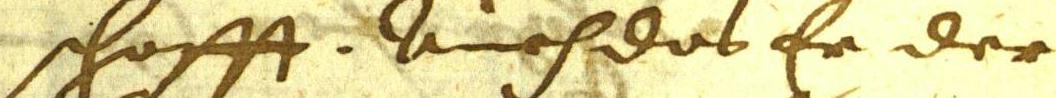
#> input picture htrvt/example/test_1.jpeg, 1056 x 98 px
$ python -i preprocessing.py   (imports and definitions only)
#> lines starting #> are read from the running program, lines starting #| are printed output that depends on the picture; after the words box and inside, x2 and y2 are one past the last pixel; in counts of white or black regions, pixels touching at a corner belong together
import cv2
import numpy as np
import logging
from typing import Tuple

class Preprocessor:
    """
    Converts a raw full-page handwritten image into a clean binary image
    ready for line segmentation.
    Steps: grayscale → denoise → adaptive threshold → deskew
    """

    def __init__(
        self,
        blur_kernel: Tuple[int, int] = (3, 3),
        block_size: int = 25,
        c_constant: int = 10,
        deskew: bool = True,
    ):
        self.blur_kernel = blur_kernel
        self.block_size = block_size
        self.c_constant = c_constant
        self.deskew = deskew
        self._log = logging.getLogger(self.__class__.__name__)

    def process(self, image_path: str) -> Tuple[np.ndarray, np.ndarray]:
        """
        Returns (binary_image, original_gray) both as numpy arrays (H, W).
        """
#> called with image_path = '../htrvt/example/test_1.jpeg'
        self._log.info(f"Loading image: {image_path}")
        bgr = cv2.imread(image_path)
#> bgr is the input picture: shape (98, 1056, 3); mean B, G, R 149.5, 206.5, 217.4
        if bgr is None:
            raise FileNotFoundError(f"Cannot read image at: {image_path}")

        gray = cv2.cvtColor(bgr, cv2.COLOR_BGR2GRAY)
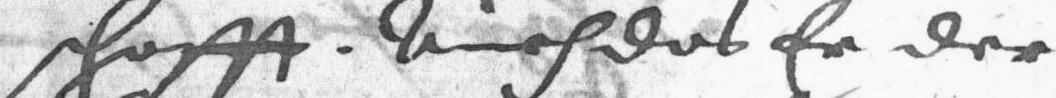
#> gray: shape (98, 1056); min 39, max 251, mean 203.3
        self._log.debug(f"  Grayscale shape: {gray.shape}")

        denoised = cv2.GaussianBlur(gray, self.blur_kernel, 0)

        binary = cv2.adaptiveThreshold(
            denoised,
            maxValue=255,
            adaptiveMethod=cv2.ADAPTIVE_THRESH_GAUSSIAN_C,
            thresholdType=cv2.THRESH_BINARY_INV,
            blockSize=self.block_size,
            C=self.c_constant,
        )
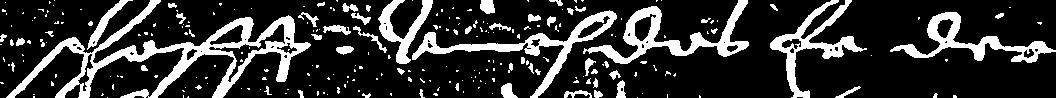
#> binary: shape (98, 1056); 19.9% white; 250 white regions (192 under 20 px), largest, box (x1, y1, x2, y2) and area: (6, 0, 311, 98) 6109, (583, 0, 749, 64) 2607, (412, 10, 617, 98) 2494
        self._log.debug("  Adaptive thresholding applied")

        binary = self._remove_noise(binary)

        if self.deskew:
            angle = self._estimate_skew(binary)
            self._log.info(f"  Estimated skew angle: {angle:.2f}°")
            binary = self._rotate(binary, angle)
            gray = self._rotate(gray, angle)

        return binary, gray

    def _remove_noise(self, binary: np.ndarray) -> np.ndarray:
        kernel = cv2.getStructuringElement(cv2.MORPH_RECT, (2, 2))
        opened = cv2.morphologyEx(binary, cv2.MORPH_OPEN, kernel, iterations=1)
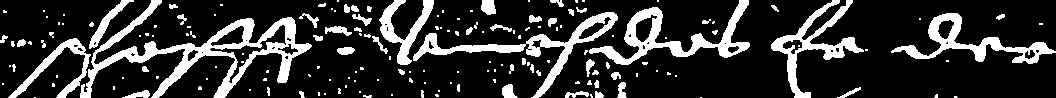
#> opened: shape (98, 1056); 19.4% white; 169 white regions (108 under 20 px), largest, box (x1, y1, x2, y2) and area: (80, 0, 312, 98) 4895, (589, 0, 750, 65) 2600, (413, 12, 618, 98) 2478
        return opened

    def _estimate_skew(self, binary: np.ndarray) -> float:
        coords = np.column_stack(np.where(binary > 0))
#> coords = 20115 pairs, first value 0 to 97, second value 0 to 1055
        if coords.shape[0] < 10:
            return 0.0
        angle = cv2.minAreaRect(coords)[-1]
#> angle = -90
        if angle < -45:
            angle = 90 + angle
#> angle = 0
        elif angle > 45:
            angle = angle - 90
        return -angle

    def _rotate(self, image: np.ndarray, angle: float) -> np.ndarray:
#> called with angle = 0
        h, w = image.shape[:2]
#> h = 98; w = 1056
        cx, cy = w // 2, h // 2
#> cx = 528; cy = 49
        M = cv2.getRotationMatrix2D((cx, cy), angle, 1.0)
#> M = [[1, 0, 0], [0, 1, 0]]
        return cv2.warpAffine(image, M, (w, h), flags=cv2.INTER_LINEAR,
                               borderMode=cv2.BORDER_REPLICATE)

>>> result = Preprocessor().process('../htrvt/example/test_1.jpeg')

$ run again, on htrvt/example/valid_1.jpeg
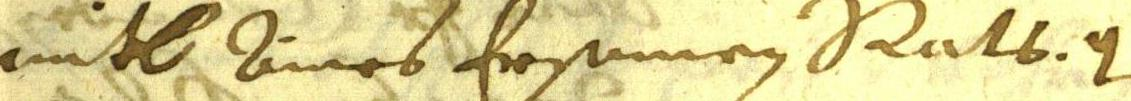
#> input picture htrvt/example/valid_1.jpeg, 1131 x 101 px
#> in process, bgr is the input picture: shape (101, 1131, 3); mean B, G, R 147.4, 208.2, 219.1
#> in process, `binary = cv2.adaptiveThreshold( denoised, maxValue=255, adaptiveMethod..`:
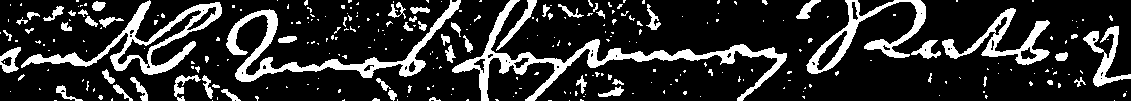
#> binary: shape (101, 1131); 18.2% white; 292 white regions (228 under 20 px), largest, box (x1, y1, x2, y2) and area: (452, 0, 787, 101) 4190, (226, 0, 461, 82) 3153, (21, 0, 222, 75) 2976
#> in _remove_noise, `opened = cv2.morphologyEx(binary, cv2.MORPH_OPEN, kernel, iterations=1)`:
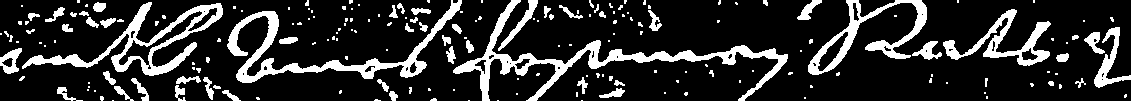
#> opened: shape (101, 1131); 17.7% white; 195 white regions (135 under 20 px), largest, box (x1, y1, x2, y2) and area: (453, 0, 788, 101) 4165, (227, 0, 462, 83) 3156, (22, 2, 223, 76) 2970
#> coords = 20206 pairs, first value 0 to 100, second value 0 to 1130
#> in _estimate_skew, `angle = cv2.minAreaRect(coords)[-1]`: angle = -90
#> in _estimate_skew, `angle = 90 + angle`: angle = 0
#> M = [[1, 0, 0], [0, 1, 0]]

$ run again, on htrvt/example/image copy 3.png
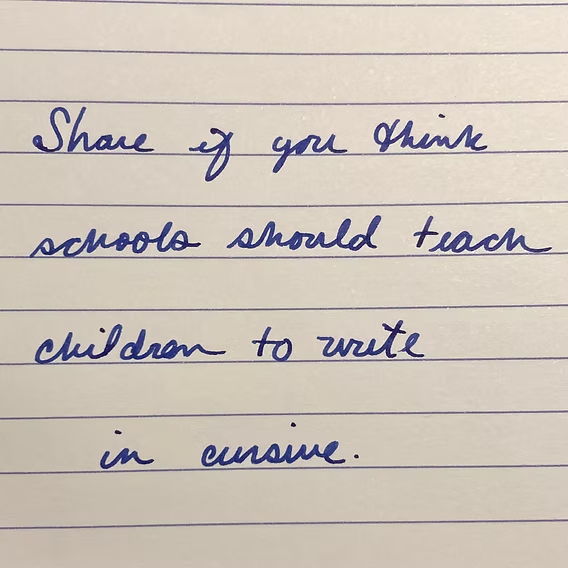
#> input picture htrvt/example/image copy 3.png, 568 x 568 px
#> in process, bgr is the input picture: shape (568, 568, 3); mean B, G, R 186.2, 195.5, 204.9
#> in process, `binary = cv2.adaptiveThreshold( denoised, maxValue=255, adaptiveMethod..`:
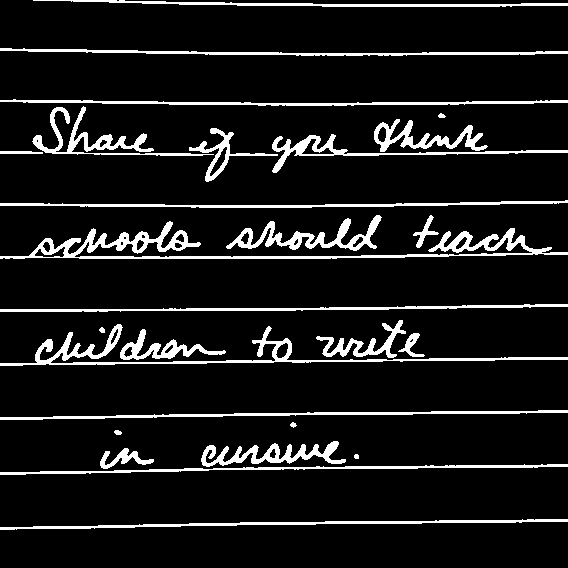
#> binary: shape (568, 568); 9.6% white; 27 white regions, largest, box (x1, y1, x2, y2) and area: (0, 221, 568, 259) 4231, (0, 324, 568, 366) 2788, (226, 215, 382, 251) 1671
#> in _remove_noise, `opened = cv2.morphologyEx(binary, cv2.MORPH_OPEN, kernel, iterations=1)`:
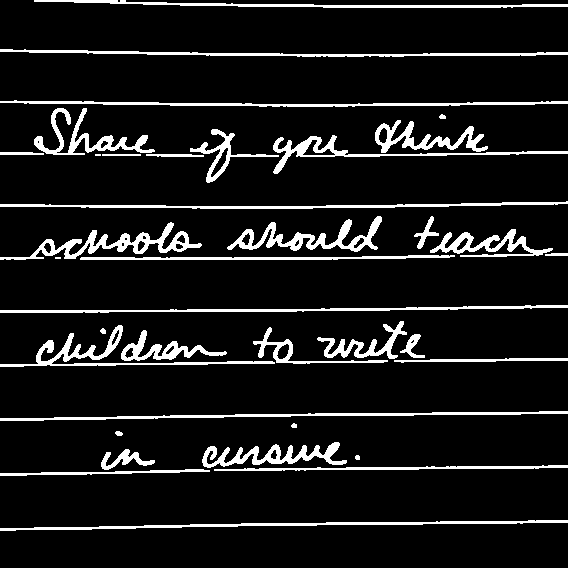
#> opened: shape (568, 568); 9.5% white; 37 white regions (2 under 20 px), largest, box (x1, y1, x2, y2) and area: (0, 222, 202, 260) 1825, (227, 216, 382, 252) 1666, (0, 520, 568, 531) 1627
#> coords = 30787 pairs, first value 0 to 530, second value 0 to 567
#> in _estimate_skew, `angle = cv2.minAreaRect(coords)[-1]`: angle = -90
#> in _estimate_skew, `angle = 90 + angle`: angle = 0
#> M = [[1, 0, 0], [0, 1, 0]]
